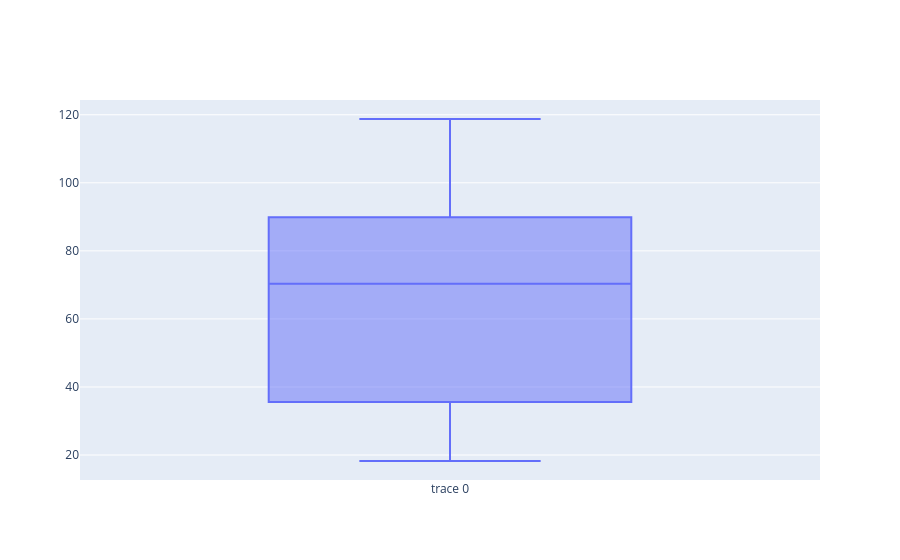

The cell this chart's notebook holds for it:
### Code cell
#MONTHLY CHARGES BOXPLOT in plotly graph object

go.Figure(data=[go.Box(y=df.monthlycharges)])

### Figure 1 — Plotly figure (JSON) as saved in the notebook; plotly's stock layout.template omitted (floating-point values rounded to 4 significant figures; data arrays with more than 128 entries replaced by an {"elided": "..."} marker saying what was removed)
{"data": [{"type": "box", "y": {"elided": "7032 float values"}}], "layout": {}}
